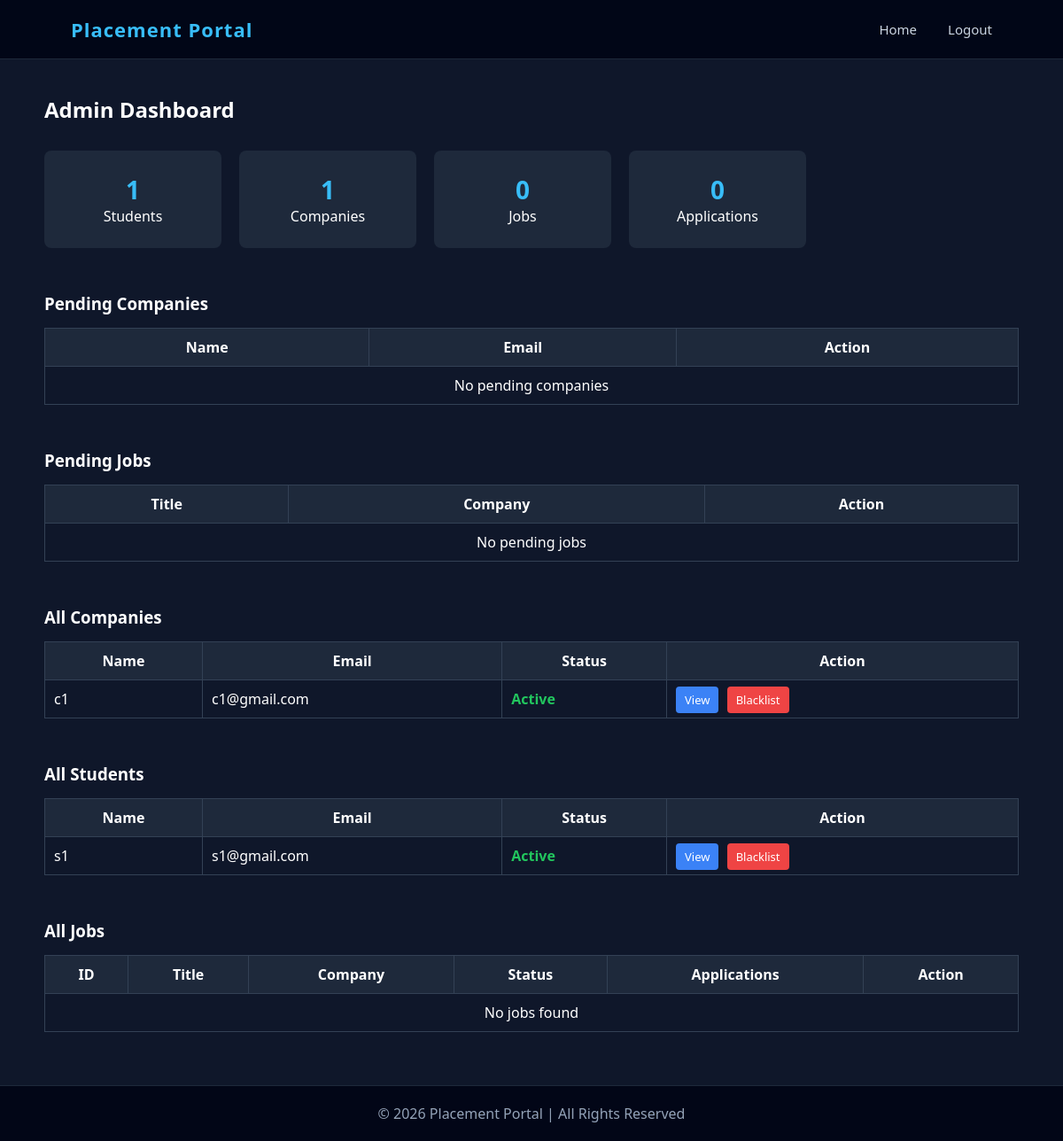
The app's page /admin_dashboard (signed in), older data.
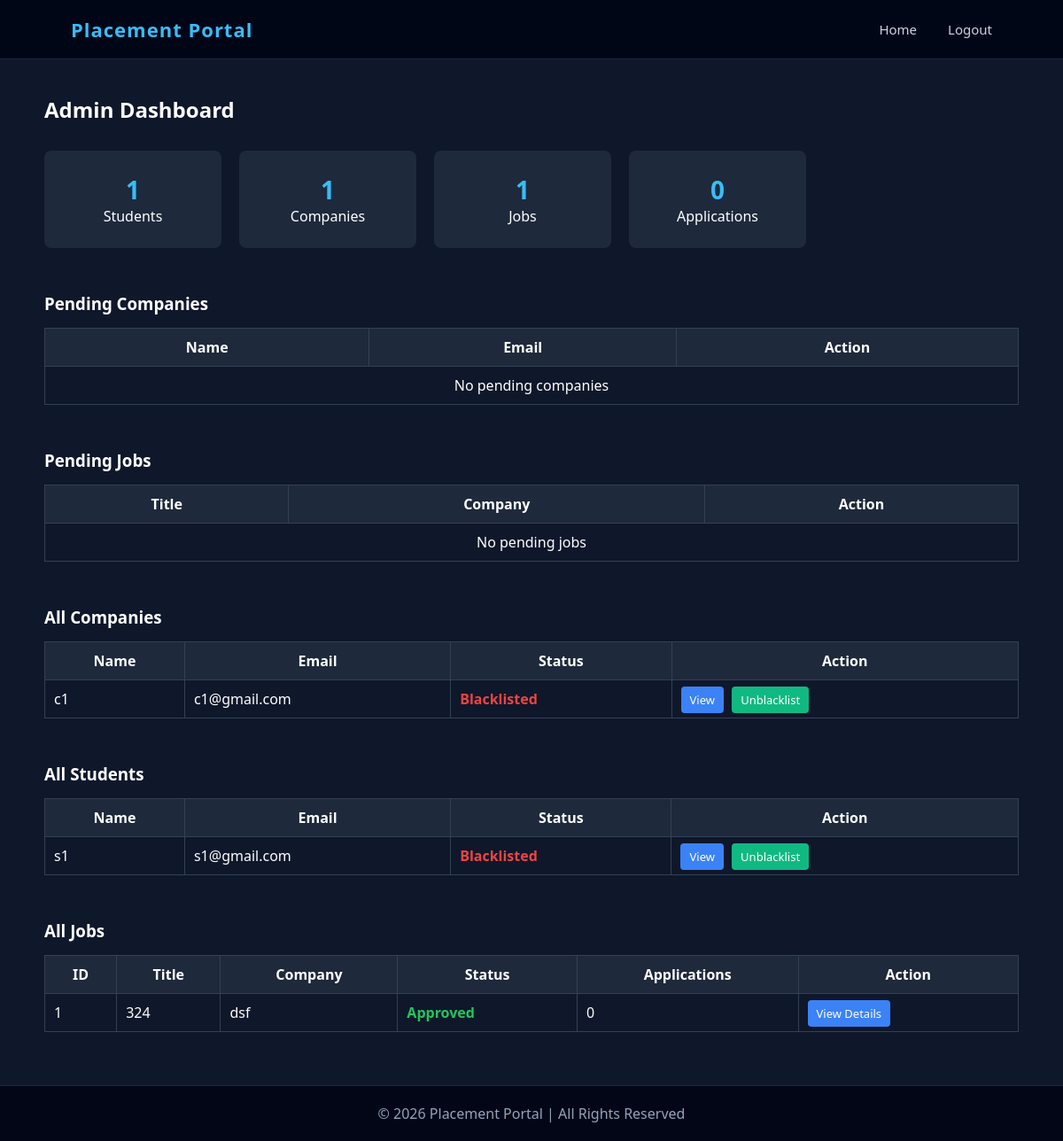
The same page, newer data.
### app.py (models this page shows)
class User(db.Model):
    __tablename__ = "users"
    id = db.Column(db.Integer, primary_key=True)
    name = db.Column(db.String(100), nullable=False)
    email = db.Column(db.String(120), unique=True, nullable=False)
    password = db.Column(db.String(200), nullable=False)
    role = db.Column(db.String(20), nullable=False)
    phone = db.Column(db.String(15))
    is_active = db.Column(db.Boolean, default=True)
    is_approved = db.Column(db.Boolean, default=False)
    created_at = db.Column(db.DateTime, default=datetime.utcnow)
    student_profile = db.relationship(
        "StudentProfile",
        back_populates="user",
        uselist=False
    )
    company_profile = db.relationship(
        "CompanyProfile",
        back_populates="user",
        uselist=False
    )

class Job(db.Model):
    __tablename__ = "jobs"
    id = db.Column(db.Integer, primary_key=True)
    company_id = db.Column(
        db.Integer,
        db.ForeignKey("company_profiles.id")
    )
    title = db.Column(db.String(150))
    description = db.Column(db.Text)
    skills = db.Column(db.String(200))
    salary = db.Column(db.String(50))
    job_type = db.Column(db.String(50), default="Full-time")
    is_approved = db.Column(db.Boolean, default=False)
    posted_at = db.Column(db.DateTime, default=datetime.utcnow)
    company = db.relationship("CompanyProfile", back_populates="jobs")
    is_closed = db.Column(db.Boolean, default=False)
    applications = db.relationship(
        "Application",
        back_populates="job"
    )

class CompanyProfile(db.Model):
    __tablename__ = "company_profiles"
    id = db.Column(db.Integer, primary_key=True)
    user_id = db.Column(
        db.Integer,
        db.ForeignKey("users.id"),
        nullable=False
    )
    company_name = db.Column(db.String(150))
    industry = db.Column(db.String(100))
    website = db.Column(db.String(150))
    location = db.Column(db.String(100))
    company_size = db.Column(db.String(50))
    user = db.relationship("User", back_populates="company_profile")
    jobs = db.relationship(
        "Job",
        back_populates="company"
    )

### app.py (the view)
@app.route("/admin_dashboard")
def admin_dashboard():
    if "user_id" not in session or session.get("role") != "admin":
        return redirect("/login")
    total_students = User.query.filter_by(role="student").count()
    total_companies = User.query.filter_by(role="company").count()
    total_jobs = Job.query.count()
    total_applications = Application.query.count()
    pending_companies = User.query.filter_by(role="company", is_approved=False).all()
    pending_jobs = Job.query.filter_by(is_approved=False).all()
    all_students = User.query.filter_by(role="student").all()
    all_companies = User.query.filter_by(role="company").all()
    all_jobs = Job.query.order_by(Job.posted_at.desc()).all()
    return render_template(
        "admin_dashboard.html",
        total_students=total_students,
        total_companies=total_companies,
        total_jobs=total_jobs,
        total_applications=total_applications,
        pending_companies=pending_companies,
        pending_jobs=pending_jobs,
        all_students=all_students,
        all_companies=all_companies,
        all_jobs=all_jobs   # 🔥 PASS THIS
    )

### templates/admin_dashboard.html (shortened to what the changed rows need)
{% extends "base.html" %}
{% block content %}
<div class="container">
    <h2 class="page-title">Admin Dashboard</h2>
    <div class="stats-wrapper">
        <div class="stat-card">
            <h3>{{ total_jobs }}</h3>
            <p>Jobs</p>
        </div>
    </div>
    <table class="main-table">
        <tr>
            <th>Name</th>
            <th>Email</th>
            <th>Action</th>
        </tr>
    </table>
    <table class="main-table">
        <tr>
            <th>Title</th>
            <th>Company</th>
            <th>Action</th>
        </tr>
    </table>
    <table class="main-table">
        <tr>
            <th>Name</th>
            <th>Email</th>
            <th>Status</th>
            <th>Action</th>
        </tr>
        {% for c in all_companies %}
        <tr>
            <td>{{ c.name }}</td>
            <td>{{ c.email }}</td>
            <td>
                {% if c.is_active %}
                <span class="active">Active</span>
                {% else %}
                <span class="blacklisted">Blacklisted</span>
                {% endif %}
            </td>
            <td>
                <a class="btn view" href="/admin/company/{{ c.id }}">View</a>
                {% if c.is_active %}
                <a class="btn blacklist" href="/admin/company/{{ c.id }}/blacklist">Blacklist</a>
                {% else %}
                <a class="btn unblacklist" href="/admin/company/{{ c.id }}/unblacklist">Unblacklist</a>
                {% endif %}
            </td>
        </tr>
        {% endfor %}
    </table>
    <table class="main-table">
        <tr>
            <th>Name</th>
            <th>Email</th>
            <th>Status</th>
            <th>Action</th>
        </tr>
        {% for s in all_students %}
        <tr>
            <td>{{ s.name }}</td>
            <td>{{ s.email }}</td>
            <td>
                {% if s.is_active %}
                <span class="active">Active</span>
                {% else %}
                <span class="blacklisted">Blacklisted</span>
                {% endif %}
            </td>
            <td>
                <a class="btn view" href="/admin/student/{{ s.id }}">View</a>
                {% if s.is_active %}
                <a class="btn blacklist" href="/admin/student/{{ s.id }}/blacklist">Blacklist</a>
                {% else %}
                <a class="btn unblacklist" href="/admin/student/{{ s.id }}/unblacklist">Unblacklist</a>
                {% endif %}
            </td>
        </tr>
        {% endfor %}
    </table>
    <table class="main-table">
        <tr>
            <th>ID</th>
            <th>Title</th>
            <th>Company</th>
            <th>Status</th>
            <th>Applications</th>
            <th>Action</th>
        </tr>
        {% for job in all_jobs %}
        <tr>
            <td>{{ job.id }}</td>
            <td>{{ job.title }}</td>
            <td>{{ job.company.company_name }}</td>
            <td>
                {% if job.is_closed %}
                <span class="blacklisted">Closed</span>
                {% elif job.is_approved %}
                <span class="active">Approved</span>
                {% else %}
                <span style="color:orange;">Pending</span>
                {% endif %}
            </td>
            <td>{{ job.applications|length }}</td>
            <td>
                <a class="btn view" href="/admin/job/{{ job.id }}/applications">
                    View Details
                </a>
            </td>
        </tr>
        {% else %}
        <tr>
            <td colspan="6" style="text-align:center;">No jobs found</td>
        </tr>
        {% endfor %}
    </table>
</div>
{% endblock %}

Row changes from the older to the newer data that the page shows:
changed User "c1@gmail.com": is_active "Active Blacklist" → "Blacklisted Unblacklist"
changed User "s1@gmail.com": is_active "Active Blacklist" → "Blacklisted Unblacklist"
added Job: id "1", title "324", company.company_name "dsf", is_closed "Approved", applications|length "0"
Text that changed along with them:
{{ total_jobs }}: "0" → "1"
text no longer shown: "No jobs found"
